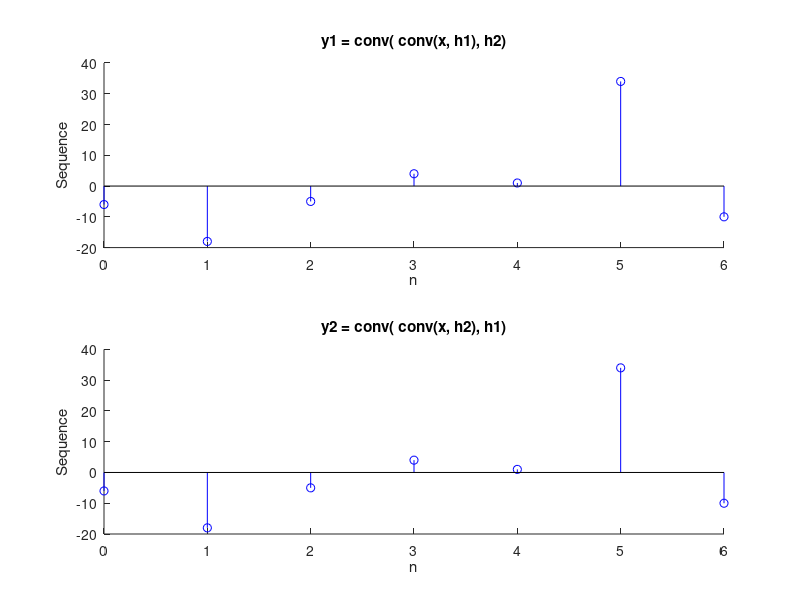

Write the MATLAB code that produced this figure.
function coding_session_1

% prepare the plot by closing all open plot windows. 

% SEQUENCES
% Create a vector that represents the sequence. x = [2 4 6 3] and n0 is 2
x = [2 4 6 3]
n0 = 2

% The first The first element is index 1 in MATLAB

fprintf('the element at time 0 is ')
x(1)
fprintf('the element at time 3 is ')
x(4)


% Create the time axis
Time = ( 1:length(x) ) - n0;

% Plot the sequence
stem(Time, x, 'b'), xlabel('Index n'); ylabel('Sequence x[n]'); box('off');


% Impulse Response
% An impulse at element 10 could be formed as x = zeros(1, 20); x(10) = 1; n0 = 10;
d = zeros(1, 20); 
d(10) = 1; 
n0 = 10;

Time = ( 1:length(d) ) - n0;
clf
stem(Time, d, 'b'), xlabel('Index n'); ylabel('Sequence d[n]'); box('off');
%  NOTE that this sequence is indexed from 1


% Sinusoidal Sequence
% Sinusoidal sequences use the sin() and cos() functions.

% assign time 
t = 0:0.01:10;  % Time in seconds (NOT a discrete index)
% Our sinusoidal signal is s = 5 * sin(2*pi*2*t)\n
s = 5 * sin(2*pi*2*t); 
n0 = 1;


% Create time axis.
Time = ( 1:length(s) ) - n0; 
clf
stem(Time, s, 'b'), xlabel('Index n'); ylabel('Sequence s[n]'); box('off');

% Is this signal periodic? If yes, please print the period
fprintf('Function is periodic.  Period = 50.\n');



% Complex valued sequence
% Our signal is x2 = 5 * exp(1j*2*pi*2*t)\n
% Time in seconds (NOT a discrete index).
t = 0:0.01:1;  % Time in seconds (NOT a discrete index).
x2 = 5 * exp(1j*2*pi*2*t); n0 = 1;

% Create time axis.
Time = 1:length(x2);  

% plot the complex sequence
clf
subplot(2,1,1)
stem(Time, real(x2), 'b'), xlabel('Index n (Showing Samples 0-100)');
ylabel('Sequence s[n]'); box('off'); title('Real Part');
axis([0 100 -5 5]); 

subplot(2,1,2)
stem(Time, imag(x2), 'b'), xlabel('Index n (Showing Samples 0-100)');
ylabel('Sequence s[n]'); box('off'); title('Imaginary Part');
axis([0 100 -5 5]);

% sequence operation
clear all
% Vectors must of same dimensions to perform element-wise addition, 
% subtraction, multiplication and division.
% Time in seconds (NOT a discrete index).
t = 0:0.01:1;  

% x1 = 5 * sin(2*pi*2*t)  x2 = 5 * cos(2*pi*2*t)
x1 = 5 * sin(2*pi*2*t); n0 = 1;
Time = 1:length(x1);
x2 = 5 * cos(2*pi*2*t); n0 = 1;

% plot x1
clf
subplot(3,2,1)
stem(Time, x1, 'b')
ylabel('Sequence'); box('off'); title('x1');
axis([0 100 -5 5]); 

% plot x2
subplot(3,2,2)
stem(Time, x2, 'b')
ylabel('Sequence'); box('off'); title('x2');
axis([0 100 -5 5]); 

% plot x1+x2
y = x1+x2;
subplot(3,2,3)
stem(Time, y, 'b')
ylabel('Sequence'); box('off'); title('x1 + x2');
axis([0 100 -10 10]); 

% plot x1-x2
y = x1-x2;
subplot(3,2,4)
stem(Time, y, 'b')
ylabel('Sequence'); box('off'); title('x1 - x2');
axis([0 100 -10 10]); 

% plot 3x1
y = 3*x1;
subplot(3,2,5)
stem(Time, y, 'b'), xlabel('Index n (Showing Samples 0-100)');
ylabel('Sequence'); box('off'); title('3 * x1');
axis([0 100 -15 15]); 

% plot pointwise multuplication of x1 and x2
y = x1 .* x2;
subplot(3,2,6)
stem(Time, y, 'b'), xlabel('Index n (Showing Samples 0-100)');
ylabel('Sequence'); box('off'); title('x1 .* x2');
axis([0 100 -25 25]); 

% time shift x = [2 4 6 3]
x = [2 4 6 3]
clf
subplot(3,1,1)
n0 = 1;
Time = ( 1:length(x) ) - n0;  % Create time axis.
stem(Time, x, 'b'), ylabel('Sequence x[n]'); box('off');
title('n0 = 1 (First vector element is at time zero.)');

% timeshift n0=2
subplot(3,1,2)
n0 = 2;
Time = ( 1:length(x) ) - n0;  % Create time axis.
stem(Time, x, 'b'), ylabel('Sequence x[n]'); box('off');
title('n0 = 2 (Second vector element is at time zero.)');

% timeshift n0=0
subplot(3,1,3)
n0 = 0;
Time = ( 1:length(x) ) - n0;  % Create time axis.
stem(Time, x, 'b'), xlabel('Index n'); ylabel('Sequence x[n]'); box('off');
title('n0 = 0 (Sample BEFORE first vector element is at time zero.)');


% Convolution
% MATLAB has a convolution function [conv()], but it assumes that each sequence is causal
% x = [1 2 3 4], h = [1 -1 1]
x = [1 2 3 4]; 
h = [1 -1 1];

% plot x
subplot(2,2,1)
stem( 0:length(x)-1, x, 'b'), ylabel('Sequence'), title('x'), box('off');

% plot h
subplot(2,2,2)
stem( 0:length(h)-1, h, 'b'), ylabel('Sequence'), title('h'), box('off');

% plot conv(x,h)
subplot(2,2,3)
x_h = conv(x, h);
stem( 0:length(x_h)-1, x_h, 'b'), ylabel('Sequence'), title('conv(x, h)')
xlabel('n'); box('off');

% plot conv(h,x)
subplot(2,2,4)
h_x = conv(h, x);
stem( 0:length(h_x)-1, h_x, 'b'), ylabel('Sequence'), title('conv(h, x)')
xlabel('n'); box('off');
% Output sequence length is: length(x) + length(h) - 1.
% Order of convolution does not matter.


% For sequences that don''t start at the first index, we can keep track of the signal origin.
% Let Tx, Th denote the element number of the "time = 0" sample, where Tx = 1 denotes the first element (MATLAB indexing)
% With this definition, the convolved sequence has its signal origin at "Tx + Th - 1".

% plot x
subplot(2,2,1)
stem( 0:length(x)-1, x, 'b'), ylabel('Sequence'), title('x, Tx=1'), box('off');

% plot h
subplot(2,2,2)
stem( 0:length(h)-1, h, 'b'), ylabel('Sequence'), title('h, Th=1'), box('off');

% plot conv when Tx = 1; Th = 2
subplot(2,2,3)
Tx = 1; Th = 2; x_h = conv(x, h);
n = 0:length(x_h)-1;  n = n - (Tx + Th - 2);
stem(n, x_h, 'b'), ylabel('Sequence')
title('conv(x, h), Tx=1, Th=2')
xlabel('n'); box('off');

% plot conv when Tx = 3; Th = 2
subplot(2,2,4)
Tx = 3; Th = 2; x_h = conv(x, h);
n = 0:length(x_h)-1;  n = n - (Tx + Th - 2);
stem(n, x_h, 'b'), ylabel('Sequence')
title('conv(x, h), Tx=3, Th=2')
xlabel('n'); box('off');

% Padding vectors with zeros should not change the result but can make the stem plots look nicer.

% x = [0 0 1 2 3 4 0 0], Tx = 3, h = [0 0 1 -1 1 0 0], Th = 3
x = [0 0 1 2 3 4 0 0]; 
h = [0 0 1 -1 1 0 0];
Tx = 3; 
Th = 3; 
x_h = conv(x, h);
n = 0:length(x_h)-1;  
n = n - (Tx + Th - 2);
clf, stem(n, x_h, 'b'), ylabel('Sequence')
title('conv(x, h), Tx=3, Th=3')
xlabel('n'); box('off');

% Now, let''s show that the order of linear systems does not matter
% x = [2 4 6 8], h1 = [-1 1], h2 = [3 6 -9]

x = [2 4 3 5]; 
h1 = [-1 1]; 
h2 = [3 6 -2];

% plot conv( conv(x, h1), h2)
subplot(2,1,1)
y1 = conv( conv(x, h1), h2);
stem( 0:length(y1)-1, y1, 'b'), ylabel('Sequence')
title('y1 = conv( conv(x, h1), h2)'); xlabel('n'); box('off');

% plot conv( conv(x, h2), h1)
subplot(2,1,2)
y2 = conv( conv(x, h2), h1);
stem( 0:length(y2)-1, y2, 'b'), ylabel('Sequence')
title('y2 = conv( conv(x, h2), h1)'); xlabel('n'); box('off');



return;